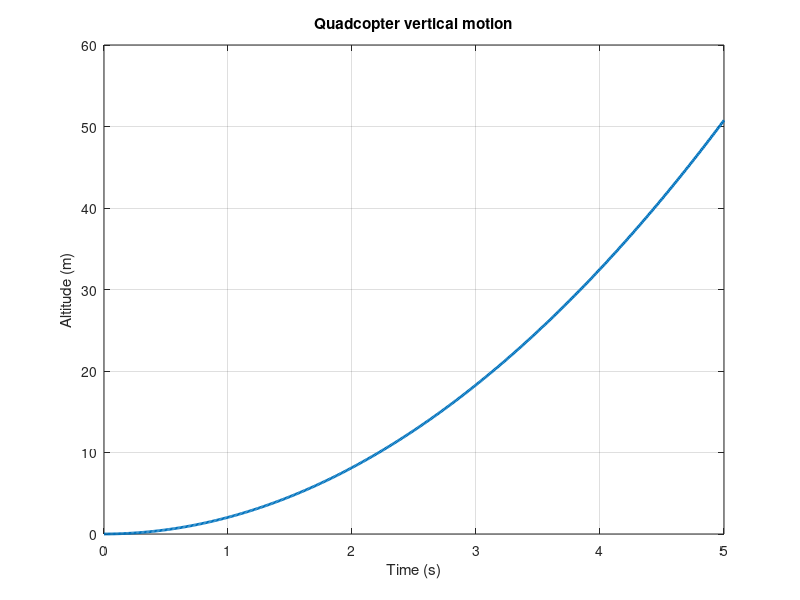
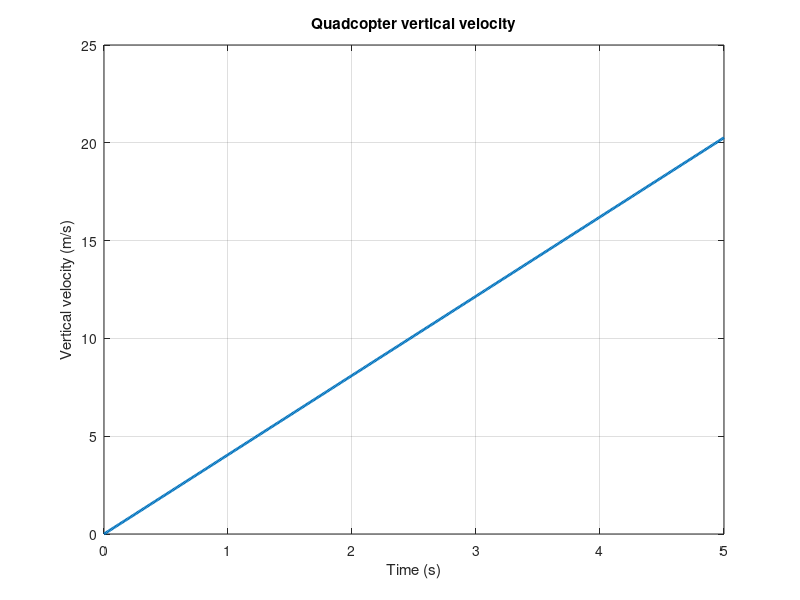
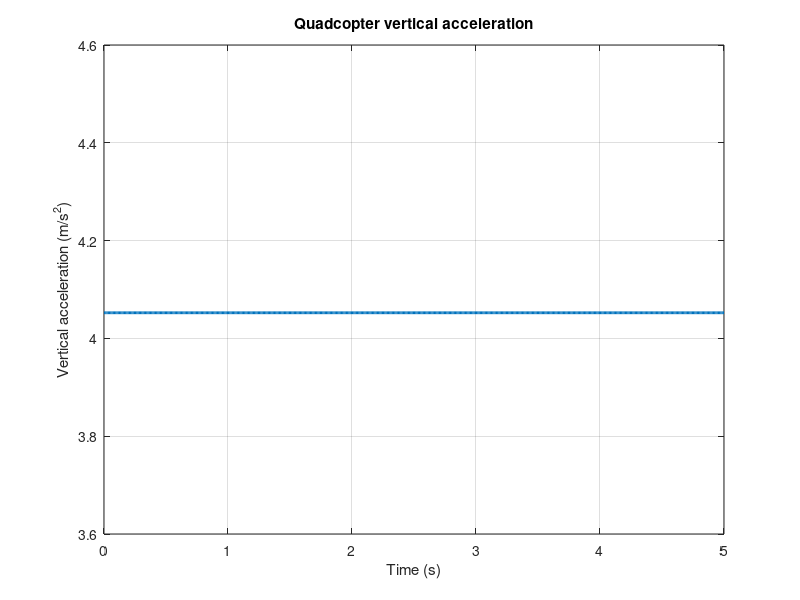

These charts were generated, in order, by the following MATLAB code:
clc;
clear;
close all;

% Quadcopter parameters
m = 0.75;          % mass (kg)
g = 9.81;          % gravity (m/s^2)
kf = 1.8e-5;       % thrust coefficient

% Motor speed (constant)
omega = 380;       % rad/s

% Compute total thrust
T = 4 * kf * omega^2;

% Simulation settings
dt = 0.01;         % time step (s)
t = 0:dt:5;        % simulation time (s)

% State variables
z = zeros(size(t));    % altitude (m)
vz = zeros(size(t));   % vertical velocity (m/s)
az = zeros(size(t));   % vertical acceleration (m/s^2)

% Simulation loop
for k = 1:length(t)-1
    
    % Vertical acceleration
    az_const = (T - m*g) / m;
    az(k) = az_const;
    
    % Euler integration
    vz(k+1) = vz(k) + az(k) * dt;
    z(k+1) = z(k) + vz(k+1) * dt;
end

% Fill final acceleration value for plotting
az(end) = az(end-1);

% Plot altitude
figure;
plot(t, z, 'LineWidth', 2);
grid on;
xlabel('Time (s)');
ylabel('Altitude (m)');
title('Quadcopter vertical motion');

% Plot vertical velocity
figure;
plot(t, vz, 'LineWidth', 2);
grid on;
xlabel('Time (s)');
ylabel('Vertical velocity (m/s)');
title('Quadcopter vertical velocity');

% Plot vertical acceleration
figure;
plot(t, az, 'LineWidth', 2);
grid on;
xlabel('Time (s)');
ylabel('Vertical acceleration (m/s^2)');
title('Quadcopter vertical acceleration');
